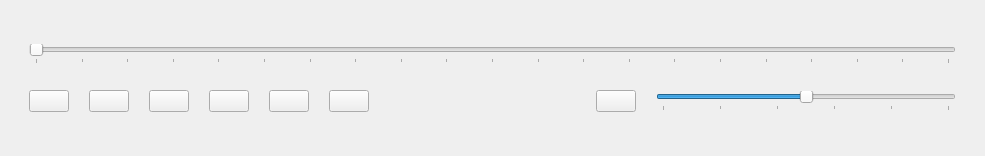
<?xml version="1.0" encoding="UTF-8"?>
<ui version="4.0">
 <class>ControlWindow</class>
 <widget class="QDockWidget" name="ControlWindow">
  <property name="geometry">
   <rect>
    <x>0</x>
    <y>0</y>
    <width>985</width>
    <height>156</height>
   </rect>
  </property>
  <property name="floating">
   <bool>false</bool>
  </property>
  <property name="windowTitle">
   <string/>
  </property>
  <widget class="QWidget" name="dockWidgetContents">
   <layout class="QVBoxLayout" name="verticalLayout_2">
    <item>
     <layout class="QVBoxLayout" name="verticalLayout">
      <item>
       <layout class="QHBoxLayout" name="horizontalLayout_2">
        <property name="spacing">
         <number>0</number>
        </property>
        <property name="sizeConstraint">
         <enum>QLayout::SetNoConstraint</enum>
        </property>
        <property name="leftMargin">
         <number>20</number>
        </property>
        <property name="topMargin">
         <number>20</number>
        </property>
        <property name="rightMargin">
         <number>20</number>
        </property>
        <property name="bottomMargin">
         <number>0</number>
        </property>
        <item>
         <widget class="QSlider" name="horizontalSlider_2">
          <property name="maximum">
           <number>100</number>
          </property>
          <property name="orientation">
           <enum>Qt::Horizontal</enum>
          </property>
          <property name="tickPosition">
           <enum>QSlider::TicksBelow</enum>
          </property>
          <property name="tickInterval">
           <number>5</number>
          </property>
         </widget>
        </item>
       </layout>
      </item>
      <item>
       <layout class="QHBoxLayout" name="horizontalLayout">
        <property name="spacing">
         <number>20</number>
        </property>
        <property name="leftMargin">
         <number>20</number>
        </property>
        <property name="topMargin">
         <number>20</number>
        </property>
        <property name="rightMargin">
         <number>20</number>
        </property>
        <property name="bottomMargin">
         <number>20</number>
        </property>
        <item>
         <widget class="QPushButton" name="Btn_skipBack">
          <property name="text">
           <string/>
          </property>
          <property name="icon">
           <iconset resource="Icons.qrc">
            <normaloff>:/Icons_feather/skip-back.svg</normaloff>:/Icons_feather/skip-back.svg</iconset>
          </property>
          <property name="iconSize">
           <size>
            <width>24</width>
            <height>24</height>
           </size>
          </property>
         </widget>
        </item>
        <item>
         <widget class="QPushButton" name="Btn_scrollingBack">
          <property name="text">
           <string/>
          </property>
          <property name="icon">
           <iconset resource="Icons.qrc">
            <normaloff>:/Icons_feather/chevrons-left.svg</normaloff>:/Icons_feather/chevrons-left.svg</iconset>
          </property>
          <property name="iconSize">
           <size>
            <width>24</width>
            <height>24</height>
           </size>
          </property>
         </widget>
        </item>
        <item>
         <widget class="QPushButton" name="Btn_playPause">
          <property name="text">
           <string/>
          </property>
          <property name="icon">
           <iconset resource="Icons.qrc">
            <normaloff>:/Icons_feather/play.svg</normaloff>
            <normalon>:/Icons_feather/pause.svg</normalon>:/Icons_feather/play.svg</iconset>
          </property>
          <property name="iconSize">
           <size>
            <width>24</width>
            <height>24</height>
           </size>
          </property>
          <property name="checkable">
           <bool>true</bool>
          </property>
         </widget>
        </item>
        <item>
         <widget class="QPushButton" name="Btn_scrollingForward">
          <property name="text">
           <string/>
          </property>
          <property name="icon">
           <iconset resource="Icons.qrc">
            <normaloff>:/Icons_feather/chevrons-right.svg</normaloff>:/Icons_feather/chevrons-right.svg</iconset>
          </property>
          <property name="iconSize">
           <size>
            <width>24</width>
            <height>24</height>
           </size>
          </property>
         </widget>
        </item>
        <item>
         <widget class="QPushButton" name="Btn_skipForward">
          <property name="sizeIncrement">
           <size>
            <width>0</width>
            <height>0</height>
           </size>
          </property>
          <property name="text">
           <string/>
          </property>
          <property name="icon">
           <iconset resource="Icons.qrc">
            <normaloff>:/Icons_feather/skip-forward.svg</normaloff>:/Icons_feather/skip-forward.svg</iconset>
          </property>
          <property name="iconSize">
           <size>
            <width>24</width>
            <height>24</height>
           </size>
          </property>
         </widget>
        </item>
        <item>
         <widget class="QPushButton" name="Btn_stop">
          <property name="text">
           <string/>
          </property>
          <property name="icon">
           <iconset resource="Icons.qrc">
            <normaloff>:/Icons_feather/square.svg</normaloff>:/Icons_feather/square.svg</iconset>
          </property>
          <property name="iconSize">
           <size>
            <width>24</width>
            <height>24</height>
           </size>
          </property>
          <property name="checkable">
           <bool>false</bool>
          </property>
         </widget>
        </item>
        <item>
         <spacer name="horizontalSpacer">
          <property name="orientation">
           <enum>Qt::Horizontal</enum>
          </property>
          <property name="sizeHint" stdset="0">
           <size>
            <width>40</width>
            <height>20</height>
           </size>
          </property>
         </spacer>
        </item>
        <item>
         <widget class="QPushButton" name="Btn_volume">
          <property name="text">
           <string/>
          </property>
          <property name="icon">
           <iconset resource="Icons.qrc">
            <normaloff>:/Icons_feather/volume-2.svg</normaloff>
            <normalon>:/Icons_feather/volume-x.svg</normalon>:/Icons_feather/volume-2.svg</iconset>
          </property>
          <property name="iconSize">
           <size>
            <width>24</width>
            <height>24</height>
           </size>
          </property>
          <property name="checkable">
           <bool>true</bool>
          </property>
         </widget>
        </item>
        <item>
         <widget class="QSlider" name="Sldr_volume">
          <property name="sizePolicy">
           <sizepolicy hsizetype="Fixed" vsizetype="Fixed">
            <horstretch>0</horstretch>
            <verstretch>0</verstretch>
           </sizepolicy>
          </property>
          <property name="minimumSize">
           <size>
            <width>300</width>
            <height>0</height>
           </size>
          </property>
          <property name="maximum">
           <number>100</number>
          </property>
          <property name="sliderPosition">
           <number>50</number>
          </property>
          <property name="orientation">
           <enum>Qt::Horizontal</enum>
          </property>
          <property name="tickPosition">
           <enum>QSlider::TicksBelow</enum>
          </property>
          <property name="tickInterval">
           <number>20</number>
          </property>
         </widget>
        </item>
       </layout>
      </item>
     </layout>
    </item>
   </layout>
  </widget>
 </widget>
 <resources>
  <include location="Icons.qrc"/>
 </resources>
 <connections/>
</ui>
